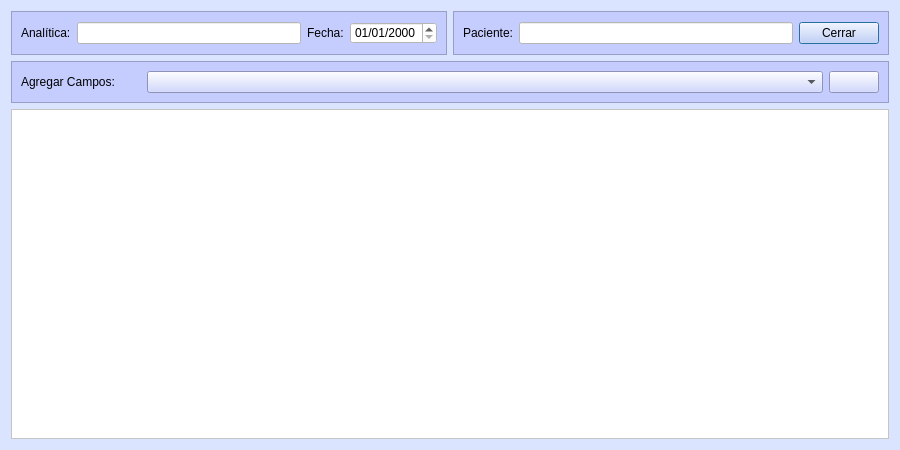
<?xml version="1.0" encoding="UTF-8"?>
<ui version="4.0">
 <class>FrmAnalitica</class>
 <widget class="QDialog" name="FrmAnalitica">
  <property name="geometry">
   <rect>
    <x>0</x>
    <y>0</y>
    <width>900</width>
    <height>450</height>
   </rect>
  </property>
  <property name="windowTitle">
   <string>Analitica episodio</string>
  </property>
  <property name="windowIcon">
   <iconset resource="terra.qrc">
    <normaloff>:/Icons/PNG/terra.png</normaloff>:/Icons/PNG/terra.png</iconset>
  </property>
  <property name="styleSheet">
   <string notr="true">background-color: rgb(219, 228, 255);</string>
  </property>
  <layout class="QGridLayout" name="gridLayout_2">
   <item row="0" column="0">
    <widget class="QFrame" name="frame_2">
     <property name="autoFillBackground">
      <bool>false</bool>
     </property>
     <property name="styleSheet">
      <string notr="true">background-color: rgb(197, 205, 255);</string>
     </property>
     <property name="frameShape">
      <enum>QFrame::StyledPanel</enum>
     </property>
     <property name="frameShadow">
      <enum>QFrame::Raised</enum>
     </property>
     <layout class="QHBoxLayout" name="horizontalLayout_2">
      <item>
       <widget class="QLabel" name="label_2">
        <property name="text">
         <string>Analítica:</string>
        </property>
       </widget>
      </item>
      <item>
       <widget class="QLineEdit" name="txtAnalitica">
        <property name="enabled">
         <bool>true</bool>
        </property>
        <property name="autoFillBackground">
         <bool>false</bool>
        </property>
        <property name="styleSheet">
         <string notr="true">background-color: rgb(255, 255, 255);</string>
        </property>
        <property name="frame">
         <bool>true</bool>
        </property>
        <property name="readOnly">
         <bool>false</bool>
        </property>
       </widget>
      </item>
      <item>
       <widget class="QLabel" name="label_3">
        <property name="text">
         <string>Fecha:</string>
        </property>
       </widget>
      </item>
      <item>
       <widget class="QDateEdit" name="txtFechaAnalitica">
        <property name="styleSheet">
         <string notr="true">background-color: rgb(255, 255, 255);</string>
        </property>
        <property name="displayFormat">
         <string>dd/MM/yyyy</string>
        </property>
       </widget>
      </item>
     </layout>
    </widget>
   </item>
   <item row="0" column="1">
    <widget class="QFrame" name="frame_3">
     <property name="minimumSize">
      <size>
       <width>0</width>
       <height>44</height>
      </size>
     </property>
     <property name="autoFillBackground">
      <bool>false</bool>
     </property>
     <property name="styleSheet">
      <string notr="true">background-color: rgb(197, 205, 255);</string>
     </property>
     <property name="frameShape">
      <enum>QFrame::StyledPanel</enum>
     </property>
     <property name="frameShadow">
      <enum>QFrame::Raised</enum>
     </property>
     <layout class="QHBoxLayout" name="horizontalLayout_3">
      <item>
       <widget class="QLabel" name="label_4">
        <property name="text">
         <string>Paciente:</string>
        </property>
       </widget>
      </item>
      <item>
       <widget class="QLineEdit" name="txtNombrePaciente">
        <property name="styleSheet">
         <string notr="true">background-color: rgb(255, 255, 255);</string>
        </property>
        <property name="readOnly">
         <bool>false</bool>
        </property>
       </widget>
      </item>
      <item>
       <widget class="QPushButton" name="btnCerrar">
        <property name="text">
         <string>Cerrar</string>
        </property>
        <property name="icon">
         <iconset resource="terra.qrc">
          <normaloff>:/Icons/PNG/Exit.png</normaloff>:/Icons/PNG/Exit.png</iconset>
        </property>
       </widget>
      </item>
     </layout>
    </widget>
   </item>
   <item row="1" column="0" colspan="2">
    <widget class="QFrame" name="frame">
     <property name="styleSheet">
      <string notr="true">background-color: rgb(197, 205, 255);</string>
     </property>
     <property name="frameShape">
      <enum>QFrame::StyledPanel</enum>
     </property>
     <property name="frameShadow">
      <enum>QFrame::Raised</enum>
     </property>
     <layout class="QGridLayout" name="gridLayout">
      <item row="0" column="0">
       <widget class="QLabel" name="label">
        <property name="maximumSize">
         <size>
          <width>120</width>
          <height>16777215</height>
         </size>
        </property>
        <property name="text">
         <string>Agregar Campos:</string>
        </property>
       </widget>
      </item>
      <item row="0" column="1">
       <widget class="QComboBox" name="cboTipoAnalitica">
        <property name="minimumSize">
         <size>
          <width>150</width>
          <height>0</height>
         </size>
        </property>
       </widget>
      </item>
      <item row="0" column="2">
       <widget class="QPushButton" name="btnAnadirCampos">
        <property name="maximumSize">
         <size>
          <width>50</width>
          <height>16777215</height>
         </size>
        </property>
        <property name="toolTip">
         <string>Agregar campos a Analítica</string>
        </property>
        <property name="text">
         <string/>
        </property>
        <property name="icon">
         <iconset resource="terra.qrc">
          <normaloff>:/Icons/PNG/add.png</normaloff>:/Icons/PNG/add.png</iconset>
        </property>
       </widget>
      </item>
     </layout>
    </widget>
   </item>
   <item row="2" column="0" colspan="2">
    <widget class="QTableWidget" name="tablaAnalitica">
     <property name="styleSheet">
      <string notr="true">background-color: rgb(255,255, 255);
alternate-background-color: rgb(255, 253, 104);</string>
     </property>
    </widget>
   </item>
  </layout>
 </widget>
 <tabstops>
  <tabstop>txtAnalitica</tabstop>
  <tabstop>txtFechaAnalitica</tabstop>
  <tabstop>txtNombrePaciente</tabstop>
  <tabstop>cboTipoAnalitica</tabstop>
  <tabstop>btnAnadirCampos</tabstop>
  <tabstop>btnCerrar</tabstop>
  <tabstop>tablaAnalitica</tabstop>
 </tabstops>
 <resources>
  <include location="terra.qrc"/>
 </resources>
 <connections/>
</ui>
